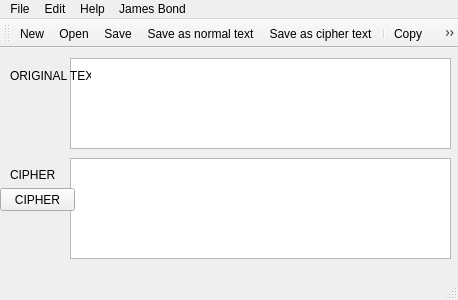
<?xml version="1.0" encoding="UTF-8"?>
<ui version="4.0">
 <class>MainWindow</class>
 <widget class="QMainWindow" name="MainWindow">
  <property name="geometry">
   <rect>
    <x>0</x>
    <y>0</y>
    <width>458</width>
    <height>300</height>
   </rect>
  </property>
  <property name="windowTitle">
   <string>MainWindow</string>
  </property>
  <widget class="QWidget" name="centralWidget">
   <widget class="QTextEdit" name="textEdit">
    <property name="geometry">
     <rect>
      <x>70</x>
      <y>10</y>
      <width>381</width>
      <height>91</height>
     </rect>
    </property>
   </widget>
   <widget class="QTextEdit" name="textEdit_2">
    <property name="geometry">
     <rect>
      <x>70</x>
      <y>110</y>
      <width>381</width>
      <height>101</height>
     </rect>
    </property>
   </widget>
   <widget class="QLabel" name="label">
    <property name="geometry">
     <rect>
      <x>10</x>
      <y>20</y>
      <width>81</width>
      <height>16</height>
     </rect>
    </property>
    <property name="text">
     <string>ORIGINAL TEXT:</string>
    </property>
   </widget>
   <widget class="QLabel" name="label_2">
    <property name="geometry">
     <rect>
      <x>10</x>
      <y>120</y>
      <width>46</width>
      <height>13</height>
     </rect>
    </property>
    <property name="text">
     <string>CIPHER:</string>
    </property>
   </widget>
   <widget class="QPushButton" name="pushButton">
    <property name="geometry">
     <rect>
      <x>0</x>
      <y>140</y>
      <width>75</width>
      <height>23</height>
     </rect>
    </property>
    <property name="text">
     <string>CIPHER</string>
    </property>
   </widget>
  </widget>
  <widget class="QMenuBar" name="menuBar">
   <property name="geometry">
    <rect>
     <x>0</x>
     <y>0</y>
     <width>458</width>
     <height>21</height>
    </rect>
   </property>
   <widget class="QMenu" name="menuIle">
    <property name="title">
     <string>File</string>
    </property>
    <addaction name="actionNew"/>
    <addaction name="actionOpen"/>
    <addaction name="actionSave"/>
    <addaction name="actionSave_as"/>
    <addaction name="actionSave_as_cipher_text"/>
   </widget>
   <widget class="QMenu" name="menuEdit">
    <property name="title">
     <string>Edit</string>
    </property>
    <addaction name="actionCopy"/>
    <addaction name="actionCut"/>
    <addaction name="actionPaste"/>
    <addaction name="separator"/>
    <addaction name="actionUndo"/>
    <addaction name="actionRedo"/>
   </widget>
   <widget class="QMenu" name="menuHelp">
    <property name="title">
     <string>Help</string>
    </property>
    <addaction name="actionInfo"/>
   </widget>
   <widget class="QMenu" name="menuJames_Bond">
    <property name="title">
     <string>James Bond</string>
    </property>
    <addaction name="actionCiphier"/>
   </widget>
   <addaction name="menuIle"/>
   <addaction name="menuEdit"/>
   <addaction name="menuHelp"/>
   <addaction name="menuJames_Bond"/>
  </widget>
  <widget class="QToolBar" name="mainToolBar">
   <attribute name="toolBarArea">
    <enum>TopToolBarArea</enum>
   </attribute>
   <attribute name="toolBarBreak">
    <bool>false</bool>
   </attribute>
   <addaction name="actionNew"/>
   <addaction name="actionOpen"/>
   <addaction name="actionSave"/>
   <addaction name="actionSave_as"/>
   <addaction name="actionSave_as_cipher_text"/>
   <addaction name="separator"/>
   <addaction name="actionCopy"/>
   <addaction name="actionCut"/>
   <addaction name="actionPaste"/>
   <addaction name="separator"/>
   <addaction name="actionUndo"/>
   <addaction name="actionRedo"/>
   <addaction name="separator"/>
   <addaction name="actionInfo"/>
  </widget>
  <widget class="QStatusBar" name="statusBar"/>
  <action name="actionNew">
   <property name="icon">
    <iconset resource="Images.qrc">
     <normaloff>:/images/C:/Users/User/Desktop/images/new.png</normaloff>:/images/C:/Users/User/Desktop/images/new.png</iconset>
   </property>
   <property name="text">
    <string>New</string>
   </property>
  </action>
  <action name="actionOpen">
   <property name="icon">
    <iconset resource="Images.qrc">
     <normaloff>:/images/C:/Users/User/Desktop/images/open.png</normaloff>:/images/C:/Users/User/Desktop/images/open.png</iconset>
   </property>
   <property name="text">
    <string>Open</string>
   </property>
  </action>
  <action name="actionSave">
   <property name="icon">
    <iconset resource="Images.qrc">
     <normaloff>:/images/C:/Users/User/Desktop/images/save.png</normaloff>:/images/C:/Users/User/Desktop/images/save.png</iconset>
   </property>
   <property name="text">
    <string>Save</string>
   </property>
  </action>
  <action name="actionSave_as">
   <property name="icon">
    <iconset resource="Images.qrc">
     <normaloff>:/images/C:/Users/User/Desktop/images/Save-as.png</normaloff>:/images/C:/Users/User/Desktop/images/Save-as.png</iconset>
   </property>
   <property name="text">
    <string>Save as normal text</string>
   </property>
  </action>
  <action name="actionCopy">
   <property name="icon">
    <iconset resource="Images.qrc">
     <normaloff>:/images/C:/Users/User/Desktop/images/copy.png</normaloff>:/images/C:/Users/User/Desktop/images/copy.png</iconset>
   </property>
   <property name="text">
    <string>Copy</string>
   </property>
  </action>
  <action name="actionCut">
   <property name="icon">
    <iconset resource="Images.qrc">
     <normaloff>:/images/C:/Users/User/Desktop/images/cut.png</normaloff>:/images/C:/Users/User/Desktop/images/cut.png</iconset>
   </property>
   <property name="text">
    <string>Cut</string>
   </property>
  </action>
  <action name="actionPaste">
   <property name="icon">
    <iconset resource="Images.qrc">
     <normaloff>:/images/C:/Users/User/Desktop/images/paste.png</normaloff>:/images/C:/Users/User/Desktop/images/paste.png</iconset>
   </property>
   <property name="text">
    <string>Paste</string>
   </property>
  </action>
  <action name="actionUndo">
   <property name="icon">
    <iconset resource="Images.qrc">
     <normaloff>:/images/C:/Users/User/Desktop/images/Undo.png</normaloff>:/images/C:/Users/User/Desktop/images/Undo.png</iconset>
   </property>
   <property name="text">
    <string>Undo</string>
   </property>
  </action>
  <action name="actionRedo">
   <property name="icon">
    <iconset resource="Images.qrc">
     <normaloff>:/images/C:/Users/User/Desktop/images/Redo.png</normaloff>:/images/C:/Users/User/Desktop/images/Redo.png</iconset>
   </property>
   <property name="text">
    <string>Redo</string>
   </property>
  </action>
  <action name="actionInfo">
   <property name="icon">
    <iconset resource="Images.qrc">
     <normaloff>:/images/C:/Users/User/Desktop/images/About.png</normaloff>:/images/C:/Users/User/Desktop/images/About.png</iconset>
   </property>
   <property name="text">
    <string>About</string>
   </property>
   <property name="toolTip">
    <string>About</string>
   </property>
  </action>
  <action name="actionCiphier">
   <property name="icon">
    <iconset resource="Images.qrc">
     <normaloff>:/images/C:/Users/User/Desktop/images/bond.png</normaloff>:/images/C:/Users/User/Desktop/images/bond.png</iconset>
   </property>
   <property name="text">
    <string>Cipher</string>
   </property>
  </action>
  <action name="actionSave_as_cipher_text">
   <property name="icon">
    <iconset resource="Images.qrc">
     <normaloff>:/images/C:/Users/User/Desktop/images/images.png</normaloff>:/images/C:/Users/User/Desktop/images/images.png</iconset>
   </property>
   <property name="text">
    <string>Save as cipher text</string>
   </property>
  </action>
 </widget>
 <layoutdefault spacing="6" margin="11"/>
 <resources>
  <include location="Images.qrc"/>
 </resources>
 <connections/>
</ui>
